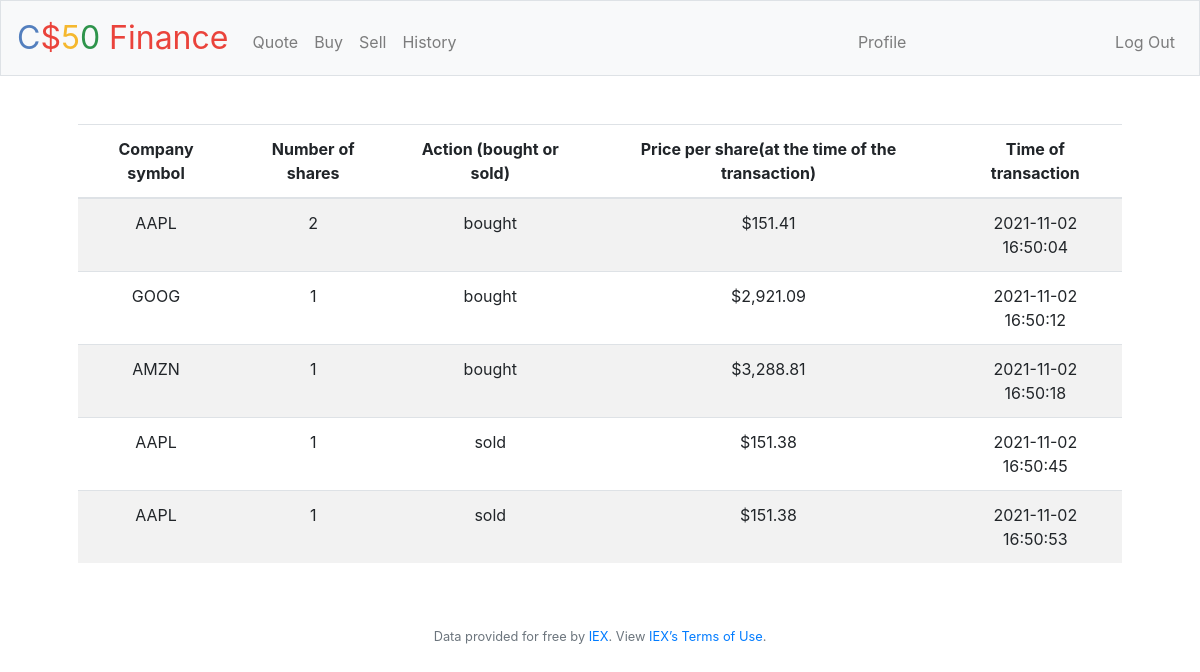
The app's page /history (signed in) with its own data.
### tables this page shows
CREATE TABLE history (id INTEGER, user_id INTEGER NOT NULL, symbol TEXT NOT NULL, shares INTEGER NOT NULL, action TEXT NOT NULL, price REAL NOT NULL, time TEXT NOT NULL, PRIMARY KEY(id), FOREIGN KEY(user_id) REFERENCES users(id));

### application.py (the view)
@app.route("/history")
@login_required
def history():
    history = db.execute("SELECT * FROM history WHERE user_id = ? ORDER BY time", session["user_id"])
    return render_template("history.html", history=history)

### application.py (called while the page is built)
@app.after_request
def after_request(response):
    response.headers["Cache-Control"] = "no-cache, no-store, must-revalidate"
    response.headers["Expires"] = 0
    response.headers["Pragma"] = "no-cache"
    return response

### helpers.py (called while the page is built)
def login_required(f):
    @wraps(f)
    def decorated_function(*args, **kwargs):
        if session.get("user_id") is None:
            return redirect("/login")
        return f(*args, **kwargs)
    return decorated_function

def usd(value):
    return f"${value:,.2f}"

### templates/history.html (shortened to what this page needs)
{% extends "layout.html" %}
{% block main %}
    <table class="table table-striped">
        <thead>
            <tr>
                <th>Company symbol</th>
                <th>Number of shares</th>
                <th>Action (bought or sold)</th>
                <th>Price per share(at the time of the transaction)</th>
                <th>Time of transaction</th>
            </tr>
        </thead>
        <tbody>
            {% for i in history %}
                <tr>
                    <td>{{ i.symbol }}</td>
                    <td>{{ i.shares }}</td>
                    <td>{{ i.action }}</td>
                    <td>{{ i.price | usd }}</td>
                    <td>{{ i.time }}</td>
                </tr>
            {% endfor %}
        </tbody>
    </table>
{% endblock %}

### records on screen
history: symbol "AAPL", shares "2", action "bought", price "$151.41", time "2021-11-02 16:50:04"
history: symbol "GOOG", shares "1", action "bought", price "$2,921.09", time "2021-11-02 16:50:12"
history: symbol "AMZN", shares "1", action "bought", price "$3,288.81", time "2021-11-02 16:50:18"
history: symbol "AAPL", shares "1", action "sold", price "$151.38", time "2021-11-02 16:50:45"
history: symbol "AAPL", shares "1", action "sold", price "$151.38", time "2021-11-02 16:50:53"
